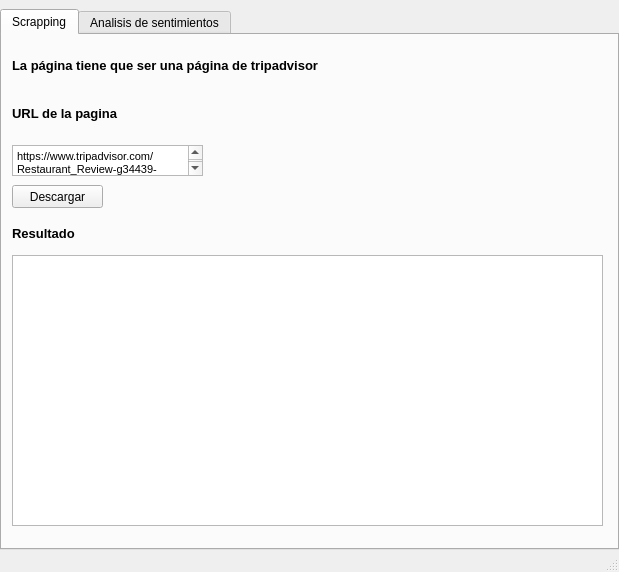
<?xml version="1.0" encoding="UTF-8"?>
<ui version="4.0">
 <class>InterfazScrapping</class>
 <widget class="QMainWindow" name="InterfazScrapping">
  <property name="enabled">
   <bool>true</bool>
  </property>
  <property name="geometry">
   <rect>
    <x>0</x>
    <y>0</y>
    <width>619</width>
    <height>572</height>
   </rect>
  </property>
  <property name="sizePolicy">
   <sizepolicy hsizetype="Preferred" vsizetype="Preferred">
    <horstretch>0</horstretch>
    <verstretch>0</verstretch>
   </sizepolicy>
  </property>
  <property name="windowTitle">
   <string>Web Scrapping</string>
  </property>
  <property name="autoFillBackground">
   <bool>false</bool>
  </property>
  <widget class="QWidget" name="centralwidget">
   <layout class="QHBoxLayout" name="horizontalLayout">
    <property name="spacing">
     <number>6</number>
    </property>
    <property name="leftMargin">
     <number>0</number>
    </property>
    <property name="topMargin">
     <number>9</number>
    </property>
    <property name="rightMargin">
     <number>0</number>
    </property>
    <property name="bottomMargin">
     <number>0</number>
    </property>
    <item>
     <widget class="QTabWidget" name="fixWin10">
      <property name="enabled">
       <bool>true</bool>
      </property>
      <property name="currentIndex">
       <number>0</number>
      </property>
      <widget class="QWidget" name="tabScrapping">
       <attribute name="title">
        <string>Scrapping</string>
       </attribute>
       <widget class="QPushButton" name="pBDescargar">
        <property name="geometry">
         <rect>
          <x>10</x>
          <y>150</y>
          <width>91</width>
          <height>23</height>
         </rect>
        </property>
        <property name="text">
         <string>Descargar</string>
        </property>
       </widget>
       <widget class="QLabel" name="lDescripcion">
        <property name="geometry">
         <rect>
          <x>10</x>
          <y>10</y>
          <width>591</width>
          <height>41</height>
         </rect>
        </property>
        <property name="font">
         <font>
          <family>Segoe UI</family>
          <pointsize>10</pointsize>
          <weight>75</weight>
          <bold>true</bold>
         </font>
        </property>
        <property name="autoFillBackground">
         <bool>false</bool>
        </property>
        <property name="text">
         <string>&lt;html&gt;&lt;head/&gt;&lt;body&gt;&lt;p&gt;La página tiene que ser una página de tripadvisor&lt;/p&gt;&lt;/body&gt;&lt;/html&gt;</string>
        </property>
        <property name="alignment">
         <set>Qt::AlignLeading|Qt::AlignLeft|Qt::AlignVCenter</set>
        </property>
        <property name="wordWrap">
         <bool>true</bool>
        </property>
       </widget>
       <widget class="QTextEdit" name="tEURLPagina">
        <property name="geometry">
         <rect>
          <x>10</x>
          <y>110</y>
          <width>191</width>
          <height>31</height>
         </rect>
        </property>
        <property name="font">
         <font>
          <weight>50</weight>
          <bold>false</bold>
         </font>
        </property>
        <property name="html">
         <string>&lt;!DOCTYPE HTML PUBLIC &quot;-//W3C//DTD HTML 4.0//EN&quot; &quot;http://www.w3.org/TR/REC-html40/strict.dtd&quot;&gt;
&lt;html&gt;&lt;head&gt;&lt;meta name=&quot;qrichtext&quot; content=&quot;1&quot; /&gt;&lt;style type=&quot;text/css&quot;&gt;
p, li { white-space: pre-wrap; }
&lt;/style&gt;&lt;/head&gt;&lt;body style=&quot; font-family:'MS Shell Dlg 2'; font-size:8.25pt; font-weight:400; font-style:normal;&quot;&gt;
&lt;p style=&quot; margin-top:0px; margin-bottom:0px; margin-left:0px; margin-right:0px; -qt-block-indent:0; text-indent:0px;&quot;&gt;https://www.tripadvisor.com/Restaurant_Review-g34439-d10170268-Reviews-Santorini_by_Georgios-Miami_Beach_Florida.html&lt;/p&gt;&lt;/body&gt;&lt;/html&gt;</string>
        </property>
       </widget>
       <widget class="QLabel" name="lURL">
        <property name="geometry">
         <rect>
          <x>10</x>
          <y>70</y>
          <width>321</width>
          <height>17</height>
         </rect>
        </property>
        <property name="font">
         <font>
          <family>Segoe UI</family>
          <pointsize>10</pointsize>
          <weight>75</weight>
          <bold>true</bold>
         </font>
        </property>
        <property name="autoFillBackground">
         <bool>false</bool>
        </property>
        <property name="text">
         <string>URL de la pagina</string>
        </property>
        <property name="alignment">
         <set>Qt::AlignLeading|Qt::AlignLeft|Qt::AlignVCenter</set>
        </property>
       </widget>
       <widget class="QPlainTextEdit" name="pTEStatus">
        <property name="geometry">
         <rect>
          <x>10</x>
          <y>220</y>
          <width>591</width>
          <height>271</height>
         </rect>
        </property>
        <property name="readOnly">
         <bool>true</bool>
        </property>
       </widget>
       <widget class="QLabel" name="lResultado">
        <property name="geometry">
         <rect>
          <x>10</x>
          <y>190</y>
          <width>321</width>
          <height>17</height>
         </rect>
        </property>
        <property name="font">
         <font>
          <family>Segoe UI</family>
          <pointsize>10</pointsize>
          <weight>75</weight>
          <bold>true</bold>
         </font>
        </property>
        <property name="autoFillBackground">
         <bool>false</bool>
        </property>
        <property name="text">
         <string>&lt;html&gt;&lt;head/&gt;&lt;body&gt;&lt;p&gt;Resultado&lt;/p&gt;&lt;/body&gt;&lt;/html&gt;</string>
        </property>
        <property name="alignment">
         <set>Qt::AlignLeading|Qt::AlignLeft|Qt::AlignVCenter</set>
        </property>
       </widget>
      </widget>
      <widget class="QWidget" name="tabSentimientos">
       <property name="enabled">
        <bool>true</bool>
       </property>
       <attribute name="title">
        <string>Analisis de sentimientos</string>
       </attribute>
       <widget class="QLabel" name="lSeleccionar">
        <property name="geometry">
         <rect>
          <x>10</x>
          <y>10</y>
          <width>321</width>
          <height>17</height>
         </rect>
        </property>
        <property name="font">
         <font>
          <family>Segoe UI</family>
          <pointsize>10</pointsize>
          <weight>75</weight>
          <bold>true</bold>
         </font>
        </property>
        <property name="autoFillBackground">
         <bool>false</bool>
        </property>
        <property name="text">
         <string>Seleccionar CSV</string>
        </property>
        <property name="alignment">
         <set>Qt::AlignLeading|Qt::AlignLeft|Qt::AlignVCenter</set>
        </property>
       </widget>
       <widget class="QLineEdit" name="lEArchivo">
        <property name="enabled">
         <bool>false</bool>
        </property>
        <property name="geometry">
         <rect>
          <x>10</x>
          <y>50</y>
          <width>161</width>
          <height>21</height>
         </rect>
        </property>
        <property name="focusPolicy">
         <enum>Qt::NoFocus</enum>
        </property>
        <property name="text">
         <string/>
        </property>
        <property name="readOnly">
         <bool>true</bool>
        </property>
       </widget>
       <widget class="QPushButton" name="pBArchivoBuscar">
        <property name="geometry">
         <rect>
          <x>180</x>
          <y>50</y>
          <width>75</width>
          <height>23</height>
         </rect>
        </property>
        <property name="text">
         <string>Buscar..</string>
        </property>
       </widget>
       <widget class="QPushButton" name="pBAnalizar">
        <property name="geometry">
         <rect>
          <x>10</x>
          <y>90</y>
          <width>91</width>
          <height>23</height>
         </rect>
        </property>
        <property name="text">
         <string>Analizar</string>
        </property>
       </widget>
       <widget class="QTableView" name="tVResultado">
        <property name="geometry">
         <rect>
          <x>10</x>
          <y>170</y>
          <width>591</width>
          <height>321</height>
         </rect>
        </property>
        <property name="showGrid">
         <bool>true</bool>
        </property>
        <property name="gridStyle">
         <enum>Qt::DashLine</enum>
        </property>
       </widget>
       <widget class="QLabel" name="lResultado_2">
        <property name="geometry">
         <rect>
          <x>10</x>
          <y>130</y>
          <width>321</width>
          <height>17</height>
         </rect>
        </property>
        <property name="font">
         <font>
          <family>Segoe UI</family>
          <pointsize>10</pointsize>
          <weight>75</weight>
          <bold>true</bold>
         </font>
        </property>
        <property name="autoFillBackground">
         <bool>false</bool>
        </property>
        <property name="text">
         <string>Resultado</string>
        </property>
        <property name="alignment">
         <set>Qt::AlignLeading|Qt::AlignLeft|Qt::AlignVCenter</set>
        </property>
       </widget>
      </widget>
     </widget>
    </item>
   </layout>
  </widget>
  <widget class="QMenuBar" name="menubar">
   <property name="enabled">
    <bool>true</bool>
   </property>
   <property name="geometry">
    <rect>
     <x>0</x>
     <y>0</y>
     <width>619</width>
     <height>18</height>
    </rect>
   </property>
   <property name="nativeMenuBar">
    <bool>false</bool>
   </property>
  </widget>
  <widget class="QStatusBar" name="statusbar"/>
 </widget>
 <resources/>
 <connections/>
</ui>
